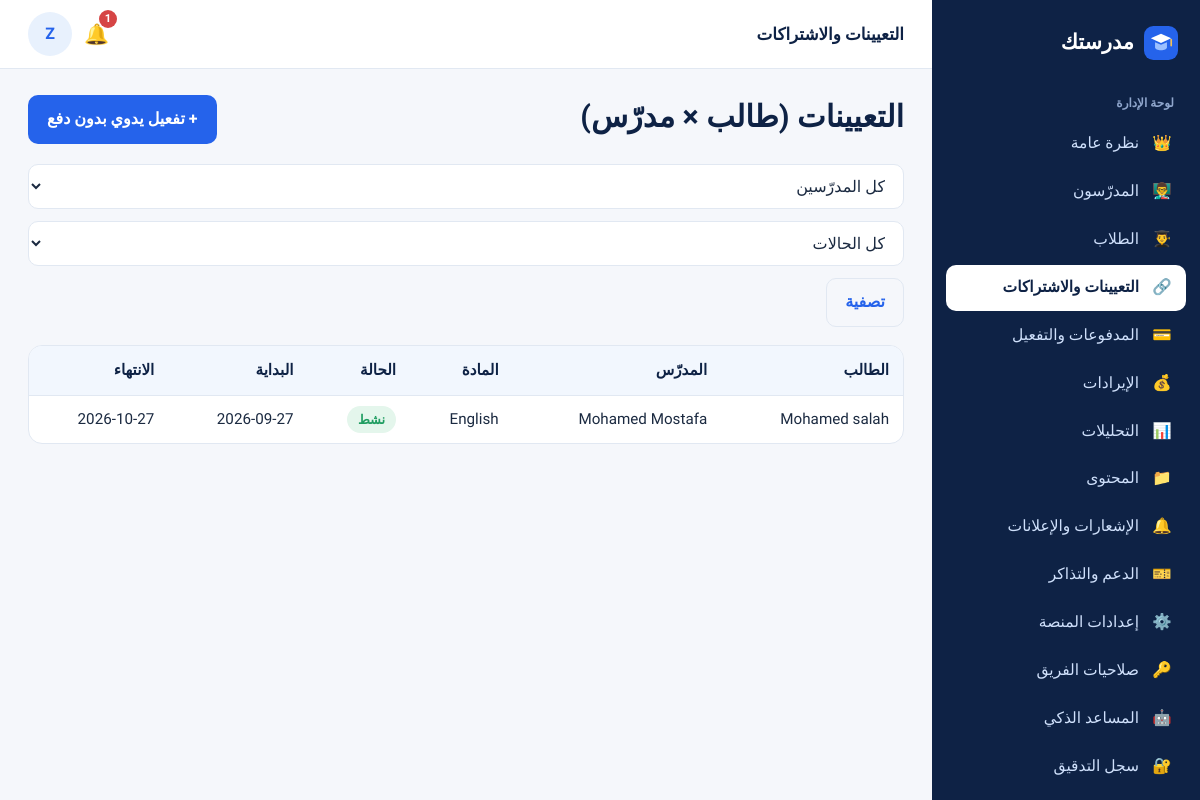
The page /owner/enrollments/ (signed in) on the database its author committed.
### accounts/models.py (models this page shows, shortened)
class SiteSetting(models.Model):
    platform_name = models.CharField("اسم المنصة", max_length=80, default="مدرستك")
    tagline = models.CharField("الشعار النصي", max_length=200, default="مساحتك التعليمية الكاملة مع مدرّسيك")
    wallet_number = models.CharField("رقم المحفظة لاستلام الاشتراكات", max_length=20, blank=True)
    wallet_holder = models.CharField("اسم صاحب المحفظة", max_length=100, blank=True)
    payment_instructions = models.TextField("تعليمات الدفع للطالب", blank=True,
                                            default="حوّل قيمة الاشتراك إلى المحفظة ثم ارفع صورة إيصال التحويل وسيتم تفعيل اشتراكك بعد المراجعة.")
    support_phone = models.CharField("هاتف الدعم", max_length=20, blank=True)
    support_email = models.EmailField("بريد الدعم", blank=True)
    default_monthly_price = models.DecimalField("السعر الافتراضي لاشتراك المدرّس الجديد", max_digits=8, decimal_places=2, default=10)
    groq_api_key = models.CharField("مفتاح Groq API (لتشغيل ميزات الذكاء الاصطناعي)", max_length=200, blank=True)
    anthropic_api_key = models.CharField("مفتاح Anthropic API (بديل عن Groq)", max_length=200, blank=True)
    privacy_text = models.TextField("سياسة الخصوصية", blank=True)
    terms_text = models.TextField("الشروط والأحكام", blank=True)
    registration_open = models.BooleanField("فتح تسجيل الطلاب الجدد", default=True)
    names_in_english = models.BooleanField("تحويل أسماء المسجّلين الجدد إلى الإنجليزية تلقائيًا", default=True)
    staff_permissions = models.JSONField("صلاحيات فريق الإدارة", default=dict, blank=True)
    @classmethod
    def get(cls):
        obj, _ = cls.objects.get_or_create(pk=1)
        return obj

class User(AbstractBaseUser, PermissionsMixin):
    ROLES = [("student", "طالب"), ("teacher", "مدرّس"), ("owner", "مالك المنصة"), ("staff", "فريق الإدارة")]
    STAFF_ROLES = [("support", "دعم فني"), ("finance", "مالية"), ("content", "مسؤول محتوى")]
    phone = models.CharField("رقم الهاتف", max_length=11, unique=True, validators=[phone_validator])
    full_name = models.CharField("الاسم الكامل", max_length=150)
    name_ar = models.CharField("الاسم بالعربية (كما سُجّل)", max_length=150, blank=True)
    role = models.CharField("الدور", max_length=10, choices=ROLES, default="student")
    staff_role = models.CharField("صلاحية الفريق", max_length=10, choices=STAFF_ROLES, blank=True)
    is_active = models.BooleanField("مفعّل", default=True)
    is_staff = models.BooleanField(default=False)
    date_joined = models.DateTimeField(default=timezone.now)
    objects = UserManager()
    USERNAME_FIELD = "phone"
    REQUIRED_FIELDS = ["full_name"]
    class Meta:
        verbose_name = "مستخدم"
    @property
    def first_name(self):
        return (self.full_name or "").split(" ")[0]
    @property
    def is_student(self):
        return self.role == "student"
    @property
    def is_teacher(self):
        return self.role == "teacher"

class TeacherProfile(models.Model):
    user = models.OneToOneField(User, on_delete=models.CASCADE, related_name="teacher_profile")
    teacher_code = models.CharField("رقم المدرّس (Teacher ID)", max_length=10, unique=True, blank=True)
    slug = models.SlugField("الرابط الخاص", unique=True, blank=True)
    subject = models.CharField("المادة", max_length=80)
    grades = models.CharField("الصفوف التي يدرّسها", max_length=60, blank=True, help_text="مثال: الأول والثاني الثانوي")
    display_name = models.CharField("الاسم الظاهر للطلاب والزوّار", max_length=60, blank=True,
                                    help_text="يتحكم فيه مالك المنصة فقط. اتركه فارغًا لإظهار الاسم الكامل، أو اكتب مثلًا: M")
    bio = models.TextField("نبذة عن المدرّس", blank=True)
    photo = models.ImageField("الصورة", upload_to="teachers/", blank=True)
    cover = models.ImageField("صورة الغلاف", upload_to="teachers/covers/", blank=True)
    monthly_price = models.DecimalField("سعر الاشتراك الشهري (جنيه)", max_digits=8, decimal_places=2, default=10)
    is_listed = models.BooleanField("يظهر في قائمة المدرّسين العامة", default=True)
    created_at = models.DateTimeField(auto_now_add=True)
    @property
    def name(self):
        return self.user.full_name

### billing/models.py (models this page shows, shortened)
class Enrollment(models.Model):
    STATUS = [("pending", "بانتظار الدفع/المراجعة"), ("active", "نشط"), ("expired", "منتهٍ"),
              ("rejected", "مرفوض"), ("suspended", "موقوف")]
    student = models.ForeignKey(User, on_delete=models.CASCADE, related_name="enrollments")
    teacher = models.ForeignKey(TeacherProfile, on_delete=models.CASCADE, related_name="enrollments")
    status = models.CharField(max_length=10, choices=STATUS, default="pending")
    started_at = models.DateTimeField(null=True, blank=True)
    expires_at = models.DateTimeField(null=True, blank=True)
    activated_by = models.ForeignKey(User, null=True, blank=True, on_delete=models.SET_NULL, related_name="+")
    created_at = models.DateTimeField(auto_now_add=True)
    class Meta:
        unique_together = ("student", "teacher")
        ordering = ["-created_at"]
    @property
    def is_active(self):
        return self.status == "active" and bool(self.expires_at) and self.expires_at > timezone.now()
    @property
    def display_status(self):
        if self.status == "active":
            return "active" if self.is_active else "expired"
        if self.status == "pending":
            return "under_review" if self.has_pending_payment else "awaiting_payment"
        return self.status
    @property
    def display_label(self):
        return {"active": "نشط", "expired": "منتهٍ", "under_review": "قيد المراجعة", "awaiting_payment": "بانتظار الدفع",
                "rejected": "مرفوض", "suspended": "موقوف"}[self.display_status]

### owner/views.py (the view)
# urls.py: path("enrollments/", v.enrollments, name="enrollments"),
@owner_required("enrollments")
def enrollments(request):
    qs = Enrollment.objects.select_related("student", "teacher__user")
    t = request.GET.get("teacher", "")
    if t.isdigit():
        qs = qs.filter(teacher_id=int(t))
    status = request.GET.get("status", "")
    now = timezone.now()
    if status == "active":
        qs = qs.filter(status="active", expires_at__gt=now)
    elif status == "expired":
        qs = qs.filter(status="active", expires_at__lte=now)
    elif status:
        qs = qs.filter(status=status)
    page, qstr = paginate(request, qs.order_by("-created_at"), 30)
    return render(request, "owner/enrollments.html", {"page": page, "qs": qstr, "teachers": TeacherProfile.objects.select_related("user"), "t": t, "status": status})

### accounts/context_processors.py (called while the page is built)
def site(request):
    return {"site": SiteSetting.get()}

def _item(label, icon, url, section=None, exact=False):
    return {"label": label, "icon": icon, "url": url, "section": section, "exact": exact}

### accounts/pagination.py (called while the page is built)
def paginate(request, qs, per=20):
    page = Paginator(qs, per).get_page(request.GET.get("page"))
    params = request.GET.copy()
    params.pop("page", None)
    qs_str = params.urlencode()
    return page, (qs_str + "&") if qs_str else ""

### uikit/context_processors.py (called while the page is built, shortened)
def ui(request):
    ctx = {"ICONS": ICONS}
    u = getattr(request, "user", None)
    if not u or not u.is_authenticated:
        return ctx
    p = request.path
    return ctx

### templates/owner/enrollments.html (shortened to what this page needs)
{% extends "owner/base.html" %}
{% block topbar_title %}التعيينات والاشتراكات{% endblock %}
{% block content %}
<div class="pagehead"><h1>التعيينات (طالب × مدرّس)</h1><a class="btn" href="{% url 'owner:enrollment_manual' %}">+ تفعيل يدوي بدون دفع</a></div>
<form class="row mb">
  <select class="input" name="teacher"><option value="">كل المدرّسين</option></select>
  <select class="input" name="status"><option value="">كل الحالات</option></select>
  <button class="btn ghost">تصفية</button>
</form>
<div class="tablewrap"><table class="t"><thead><tr><th>الطالب</th><th>المدرّس</th><th>المادة</th><th>الحالة</th><th>البداية</th><th>الانتهاء</th></tr></thead><tbody>
{% for e in page %}<tr><td>{{ e.student.full_name }}</td><td>{{ e.teacher.name }}</td><td>{{ e.teacher.subject }}</td>
<td><span class="badge {% if e.display_status == 'active' %}green{% elif e.display_status == 'under_review' %}amber{% else %}red{% endif %}">{{ e.display_label }}</span></td>
<td>{{ e.started_at|date:"Y-m-d"|default:"—" }}</td><td>{{ e.expires_at|date:"Y-m-d"|default:"—" }}</td></tr>
{% empty %}<tr><td colspan="6" class="center muted">لا يوجد بيانات.</td></tr>{% endfor %}
</tbody></table></div>
{% endblock %}

### templates/dash_base.html (shortened to what this page needs)
{% extends "base.html" %}
{% block body %}
<div class="app">
  <aside class="sidebar" id="sidebar" aria-label="القائمة الجانبية">
    <a class="brand" href="{% if user.is_student %}{% url 'student:home' %}{% else %}{% url 'go' %}{% endif %}">{% include "partials/logo.html" %}<span>{{ site.platform_name }}</span></a>
    <div class="sec">{% if user.role == 'student' %}حسابي{% elif user.role == 'teacher' %}لوحة المدرّس{% else %}لوحة الإدارة{% endif %}</div>
    {% for i in nav %}<a class="nav {% if i.active %}active{% endif %}" href="{{ i.url }}"><span class="ic">{{ i.icon }}</span>{{ i.label }}</a>{% endfor %}
  </aside>
  <div class="main">
    <header class="topbar">
      <div class="title">{% block topbar_title %}{% endblock %}</div>
      {% if user.is_student %}<a class="bell" href="{% url 'student:notifications' %}" aria-label="الإشعارات">🔔{% if unread_count %}<span class="dot">{{ unread_count }}</span>{% endif %}</a>
      {% else %}<a class="bell" href="{% if user.is_teacher %}{% url 'teacher:messages' %}{% else %}{% url 'owner:tickets' %}{% endif %}" aria-label="تنبيهات">🔔{% if unread_count %}<span class="dot">{{ unread_count }}</span>{% endif %}</a>{% endif %}
      <span class="avatar" title="{{ user.full_name }}">{{ user.first_name|slice:":1" }}</span>
    </header>
    <div class="content">
      {% block content %}{% endblock %}
    </div>
  </div>
</div>
{% endblock %}

### static/css/app.css (style rules this page uses)
:root { --navy:#0e2245; --navy-2:#16305d; --blue:#2563eb; --blue-d:#1d4fc4; --sky:#e8f1fd; --sky-2:#f2f7fe; --teal:#0f9d8f; --teal-l:#e0f5f2; --purple:#6d5bd0; --purple-l:#efecfb; --gold:#c9962b; --gold-l:#fbf3e0; --red:#d64545; --red-l:#fdeaea; --green:#1f9d61; --green-l:#e4f6ec; --amber:#d98a10; --amber-l:#fdf1dc; --bg:#f5f7fb; --card:#fff; --text:#1b2a41; --muted:#65748b; --line:#e1e8f2; --shadow:0 1px 2px rgba(14,34,69,.05),0 6px 18px rgba(14,34,69,.05); --r:14px; --sidebar:268px; }
* { box-sizing:border-box }
html { scroll-behavior:smooth }
body { margin:0;background:var(--bg);color:var(--text);font-family:"Tajawal","Segoe UI",Tahoma,Arial,sans-serif;font-size:16px;line-height:1.8;-webkit-font-smoothing:antialiased }
a { color:var(--blue);text-decoration:none }
h1,h2,h3,h4 { line-height:1.45;margin:0 0 .5em;color:var(--navy);font-weight:800 }
h1 { font-size:1.9rem }
.row { display:flex;gap:12px;align-items:center;flex-wrap:wrap }
.mb { margin-bottom:18px }
.btn { display:inline-flex;align-items:center;justify-content:center;gap:6px;padding:9px 18px;border-radius:10px;border:1.5px solid transparent;background:var(--blue);color:#fff;font:inherit;font-weight:700;cursor:pointer;text-decoration:none;transition:background .15s,transform .05s }
.btn.ghost { background:transparent;color:var(--blue);border-color:var(--line) }
.badge { display:inline-block;padding:2px 11px;border-radius:99px;font-size:.8rem;font-weight:700;background:var(--sky);color:var(--blue);white-space:nowrap }
.badge.green { background:var(--green-l);color:var(--green) }
.input { width:100%;padding:11px 14px;border:1.5px solid var(--line);border-radius:10px;font:inherit;background:#fff;color:var(--text) }
select.input { appearance:auto }
.tablewrap { overflow-x:auto;border:1px solid var(--line);border-radius:var(--r);background:#fff }
table.t { width:100%;border-collapse:collapse;font-size:.95rem }
table.t th { background:var(--sky-2);color:var(--navy);text-align:start;padding:11px 14px;font-weight:700;white-space:nowrap;border-bottom:1px solid var(--line) }
table.t td { padding:10px 14px;border-bottom:1px solid var(--line);vertical-align:middle }
table.t tr:last-child td { border-bottom:0 }
.app { display:grid;grid-template-columns:var(--sidebar) minmax(0,1fr);min-height:100vh }
.sidebar { background:var(--navy);color:#cfe0fb;position:sticky;top:0;height:100vh;overflow-y:auto;padding:18px 14px;display:flex;flex-direction:column;gap:2px }
.brand { display:flex;align-items:center;gap:10px;color:#fff;font-weight:800;font-size:1.3rem;padding:6px 8px 16px;text-decoration:none }
.sidebar .sec { font-size:.75rem;color:#8fa6cc;padding:14px 12px 4px;font-weight:700 }
.sidebar a.nav { display:flex;align-items:center;gap:11px;padding:9px 12px;border-radius:10px;color:#cfe0fb;font-weight:500;text-decoration:none;font-size:.97rem }
.sidebar a.nav.active { background:#fff;color:var(--navy);font-weight:800 }
.sidebar a.nav .ic { width:24px;text-align:center }
.main { min-width:0;display:flex;flex-direction:column }
.topbar { display:flex;align-items:center;gap:12px;padding:12px 28px;background:#fff;border-bottom:1px solid var(--line);position:sticky;top:0;z-index:20 }
.topbar .title { font-weight:800;color:var(--navy);font-size:1.05rem }
.content { padding:26px 28px 60px;max-width:1240px;width:100% }
.pagehead { display:flex;align-items:flex-start;justify-content:space-between;gap:14px;flex-wrap:wrap;margin-bottom:20px }
.pagehead h1 { margin:0 }
.bell { position:relative;font-size:1.25rem;text-decoration:none }
.bell .dot { position:absolute;top:-6px;inset-inline-start:-8px;background:var(--red);color:#fff;border-radius:99px;font-size:.7rem;min-width:18px;text-align:center;padding:0 4px;line-height:18px;font-weight:700 }
.avatar { width:44px;height:44px;border-radius:50%;background:var(--sky);color:var(--blue);display:grid;place-items:center;font-weight:800;object-fit:cover;flex:none }

### rows shown on the page
SiteSetting: platform_name "مدرستك"
User: first_name "Z"
Enrollment: student.full_name "Mohamed salah", teacher.name "Mohamed Mostafa", teacher.subject "English", display_label "نشط", started_at "2026-09-27", expires_at "2026-10-27"

### other values the page prints
{{ i.icon }} "👑" "👨‍🏫" "👨‍🎓" "🔗" "💳" "💰" "📊" "📁" "🔔" "🎫" "⚙️" "🔑" "🤖" "🔐"
{{ i.label }} "نظرة عامة" "المدرّسون" "الطلاب" "التعيينات والاشتراكات" "المدفوعات والتفعيل" "الإيرادات" "التحليلات" "المحتوى" "الإشعارات والإعلانات" "الدعم والتذاكر" "إعدادات المنصة" "صلاحيات الفريق" "المساعد الذكي" "سجل التدقيق"
{{ unread_count }} "1"
